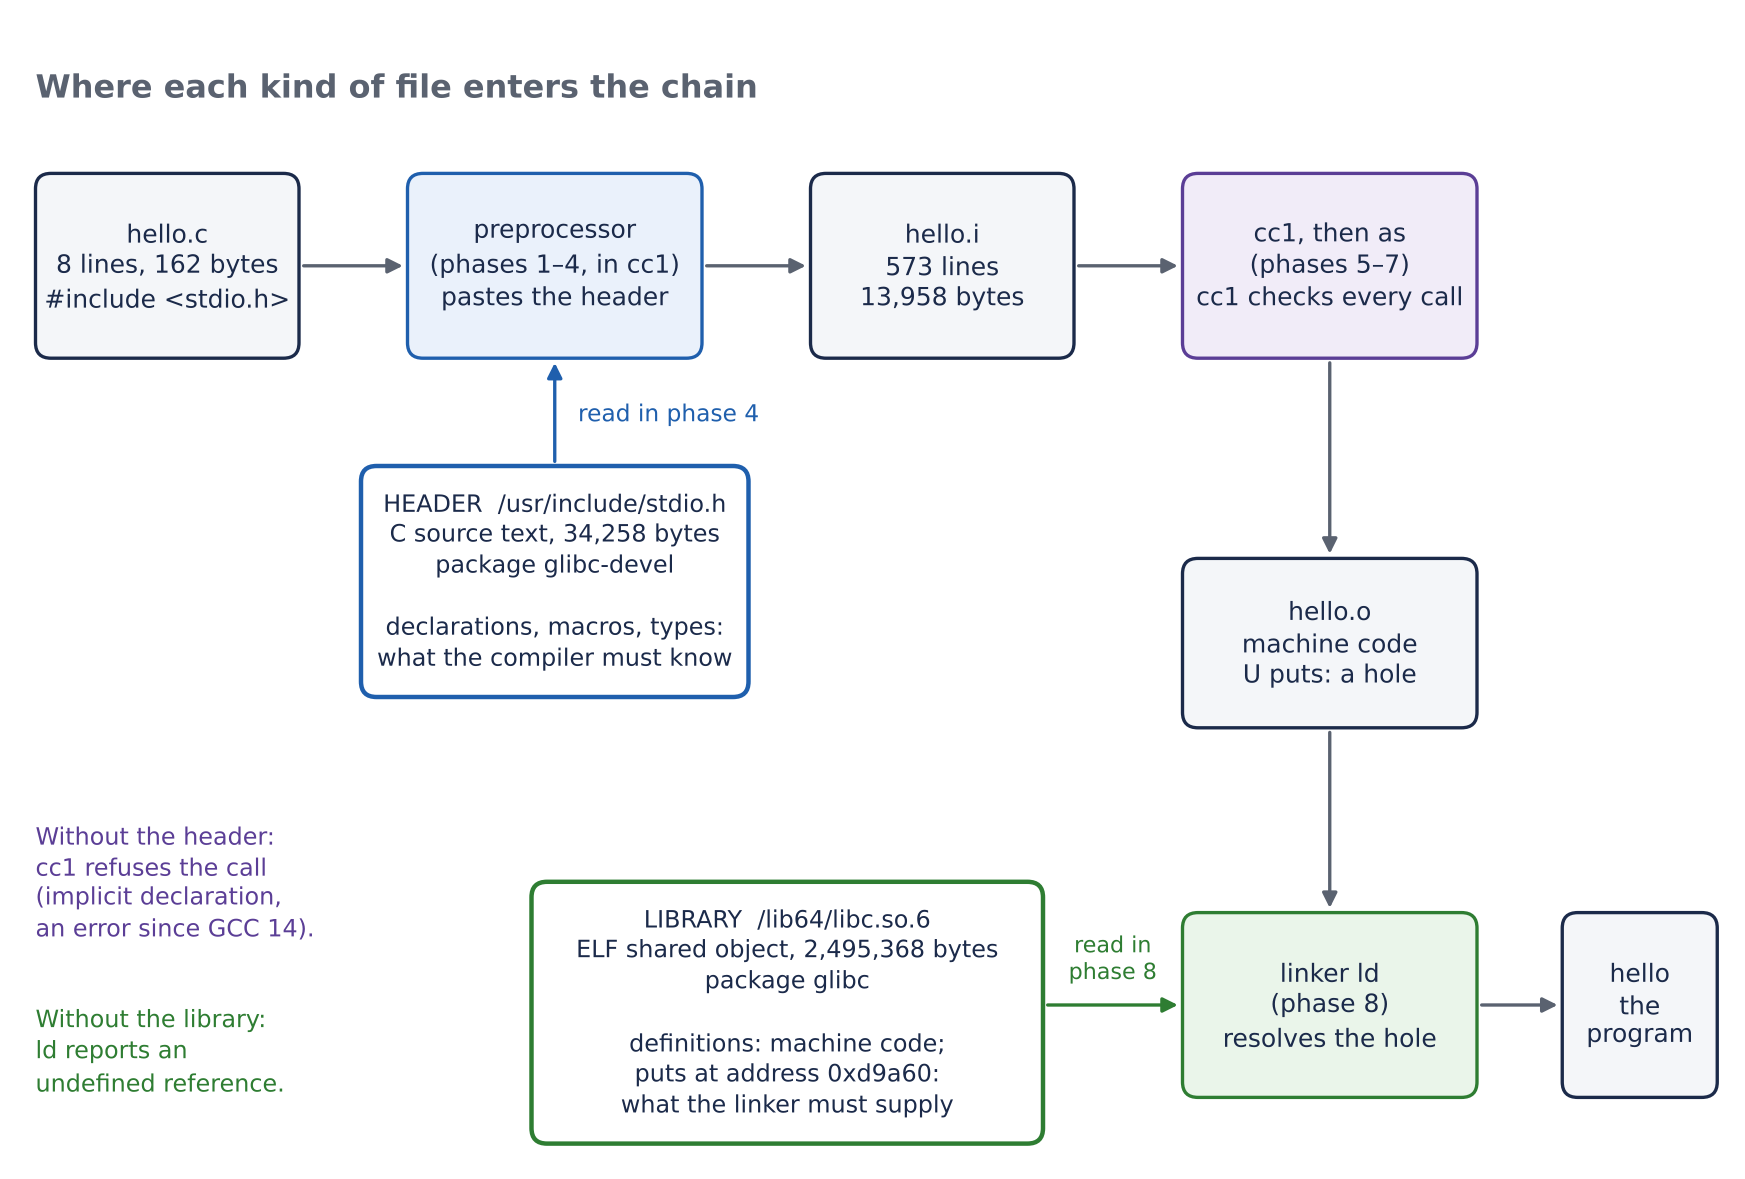

Recreate this plot in Python.
# Figure 03.03-1: a header enters at phase 4 and serves phase 7; a library enters at phase 8
import matplotlib
matplotlib.use("Agg")
import matplotlib.pyplot as plt
from matplotlib.patches import FancyBboxPatch, FancyArrowPatch
plt.rcParams["font.family"] = "DejaVu Sans"
INK="#1B2A4A"; GREY="#5A6270"; BLUE="#1F5FAD"; PURP="#5B3E96"; GREEN="#2E7D32"; ORANGE="#8A5A00"
fig, ax = plt.subplots(figsize=(11, 7.4), dpi=200)
ax.set_xlim(0, 110); ax.set_ylim(0, 74); ax.axis("off")
def box(x, y, w, h, text, ec=GREY, fc="#F4F6F9", fs=9.2, bold=False, lw=1.2):
    ax.add_patch(FancyBboxPatch((x, y), w, h, boxstyle="round,pad=0,rounding_size=1.0", fc=fc, ec=ec, lw=lw))
    ax.text(x + w/2, y + h/2, text, ha="center", va="center", fontsize=fs, color=INK,
            weight="bold" if bold else "normal", linespacing=1.3)
def arrow(p, q, col=GREY, ls="-"):
    ax.add_patch(FancyArrowPatch(p, q, arrowstyle="-|>", mutation_scale=11, color=col, lw=1.2, linestyle=ls, shrinkA=0, shrinkB=0))
# main chain, left to right
box(1, 52, 17, 12, "hello.c\n8 lines, 162 bytes\n#include <stdio.h>", ec=INK, fs=9)
box(25, 52, 19, 12, "preprocessor\n(phases 1–4, in cc1)\npastes the header", ec=BLUE, fc="#EAF1FB", fs=9)
box(51, 52, 17, 12, "hello.i\n573 lines\n13,958 bytes", ec=INK, fs=9)
box(75, 52, 19, 12, "cc1, then as\n(phases 5–7)\ncc1 checks every call", ec=PURP, fc="#F1ECF8", fs=9)
box(75, 28, 19, 11, "hello.o\nmachine code\nU puts: a hole", ec=INK, fs=9)
box(75, 4, 19, 12, "linker ld\n(phase 8)\nresolves the hole", ec=GREEN, fc="#EAF5EA", fs=9)
box(99.5, 4, 10, 12, "hello\nthe\nprogram", ec=INK, fs=9)
arrow((18.3, 58), (24.7, 58)); arrow((44.3, 58), (50.7, 58)); arrow((68.3, 58), (74.7, 58))
arrow((84.5, 51.7), (84.5, 39.3)); arrow((84.5, 27.7), (84.5, 16.3)); arrow((94.3, 10), (99.2, 10))
# header, above the preprocessor
box(22, 30, 25, 15, "HEADER  /usr/include/stdio.h\nC source text, 34,258 bytes\npackage glibc-devel\n\ndeclarations, macros, types:\nwhat the compiler must know", ec=BLUE, fc="#FFFFFF", fs=8.6, lw=1.6)
arrow((34.5, 45.3), (34.5, 51.7), BLUE)
ax.text(36, 48.3, "read in phase 4", fontsize=8.4, color=BLUE, va="center")
# library, at the linker
box(33, 1, 33, 17, "LIBRARY  /lib64/libc.so.6\nELF shared object, 2,495,368 bytes\npackage glibc\n\ndefinitions: machine code;\nputs at address 0xd9a60:\nwhat the linker must supply", ec=GREEN, fc="#FFFFFF", fs=8.6, lw=1.6)
arrow((66.3, 10), (74.7, 10), GREEN)
ax.text(70.5, 11.2, "read in\nphase 8", fontsize=8.0, color=GREEN, va="bottom", ha="center")
# notes
ax.text(1, 70.5, "Where each kind of file enters the chain", fontsize=11.5, weight="bold", color=GREY, va="top")
ax.text(1, 22, "Without the header:\ncc1 refuses the call\n(implicit declaration,\nan error since GCC 14).", fontsize=8.6, color=PURP, va="top", linespacing=1.3)
ax.text(1, 10, "Without the library:\nld reports an\nundefined reference.", fontsize=8.6, color=GREEN, va="top", linespacing=1.3)
fig.savefig("fig_header_library.png", bbox_inches="tight", facecolor="white")
